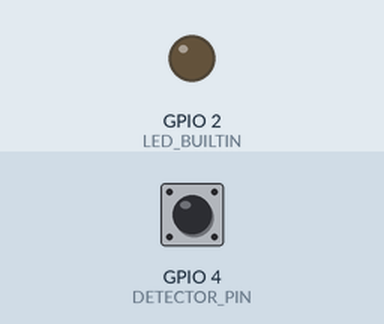
Simulated run of this sketch. Board: ESP8266 (NodeMCU). Shown: output pins drawn as LEDs (lit = HIGH, except the on-board LED, lit = LOW). The test bench sets the inputs (shaded band); at power-on: GPIO 4 (DETECTOR_PIN) HIGH. WiFi joins after 1.5 s; servers stay silent unless stated; EEPROM starts erased; what the sketch prints to the serial monitor is not drawn.

Above: at 0.1 s.
At 2.8 s:
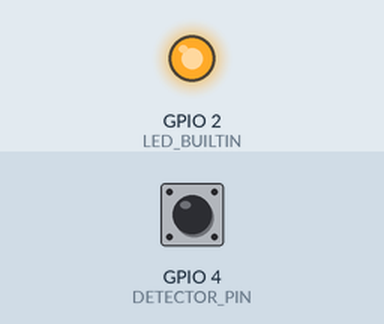
2.9 s: GPIO 4 (DETECTOR_PIN) pulled LOW for 1 s
5.4 s: GPIO 4 (DETECTOR_PIN) pulled LOW for 1 s
Timing chart, 0 to 8.4 s (numbered marks = the images above; inputs shaded):
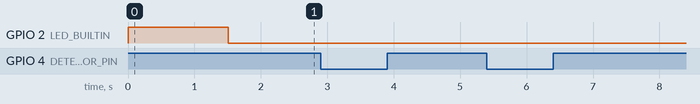

Measured:
- after the input at 2.9 s, every drawn part: stays the same
- after the input at 5.4 s, every drawn part: stays the same

The sketch:

Battery_tester.ino
```cpp
//Water pressure detector with Telegram bot by Rostyslav Gurevych

//---------- Include libraries
#include <GyverTimer.h>
#include <FastBot.h>
#include <EEPROM.h>
#include <ESP8266WiFi.h>

//---------- Define pins and constants
#define DETECTOR_PIN 4                     //Button pin

//---------- Define variables
const char* ssid = "Gurevych_2";
const char* password = "3Gurevych+1Mirkina";
#define BOTtoken "6641153087:AAFsYV_gKFVhHXjdYT7m_JBobXI89GCJAnQ"
#define MASTER_CHAT_ID "1289811885"
#define CHAT_ID "1289811885"
// #define CHAT_ID "-1001813650904"
#define INIT_ADDR 500                    // Number of EEPROM initial cell
#define INIT_KEY 25                      // First launch key

FastBot bot(BOTtoken);

GTimer checkTimer(MS, 1000);

bool waterPresent;
bool currentState;
bool WiFiReady;
bool broadcastFlag = true;
uint32_t savedUnixTime, currentUnixTime, unixTimeDelta;


void setup(){
  Serial.begin(9600);

//Pin modes
  pinMode(DETECTOR_PIN, INPUT_PULLUP);
  pinMode(LED_BUILTIN, OUTPUT);

// Start EEPROM
  EEPROM.begin(512);

  if (EEPROM.read(INIT_ADDR) != INIT_KEY){
    EEPROM.write(INIT_ADDR, INIT_KEY);
    EEPROM.put(0, broadcastFlag);
    EEPROM.put(40, 0);
    EEPROM.commit();
  }

  EEPROM.get(0, broadcastFlag);
  EEPROM.get(40, savedUnixTime);

// Connect to WiFi
  Serial.print("Connecting to Wifi: ");
  Serial.println(ssid);

  WiFi.mode(WIFI_STA);
  WiFi.begin(ssid, password);
  while (WiFi.status() != WL_CONNECTED) {
    digitalWrite(LED_BUILTIN, HIGH);
    Serial.print(".");
    delay(500);
  }
  digitalWrite(LED_BUILTIN, LOW);
  WiFi.setAutoReconnect(true);
  WiFi.persistent(true);

  Serial.println("WiFi connected");
  Serial.print("IP address: ");
  Serial.println(WiFi.localIP());

// Визначення поточного стану наявності води і збереження флагів
  waterPresent = digitalRead(DETECTOR_PIN);
  currentState = digitalRead(DETECTOR_PIN);

// Підключення обробника повідомлень до бота, відправлення стартового повідомлення
  bot.attach(newMsg);
  sendStartupMessage();

// Визначення поточного часу, збереження його та виведення в консоль
  if(savedUnixTime == 0){
    savedUnixTime = bot.getUnix();
    EEPROM.put(40, savedUnixTime);
    EEPROM.commit();
  }

  currentUnixTime = bot.getUnix();

  FB_Time savedTime(savedUnixTime);
  FB_Time currentTime(currentUnixTime);

  Serial.print("Останній збережений час: ");
  Serial.print(savedTime.timeString());
  Serial.print(' ');
  Serial.println(savedTime.dateString());

  Serial.print("Поточний час: ");
  Serial.print(currentTime.timeString());
  Serial.print(' ');
  Serial.println(currentTime.dateString());
}


// Стартове повідомлення, що генерується і відправляється в чат його власнику
void sendStartupMessage(){
  String startUpMessage = F("\U000026A0 Я втрачав живлення, але зараз знову готовий до роботи! \n");
  startUpMessage += F("WiFi підключено, IP адреса: ");
  startUpMessage += WiFi.localIP().toString();
  if(broadcastFlag){
      startUpMessage += F("\nБот надсилає повідомлення в канал");
    }
    else{
      startUpMessage += F("\nБот не надсилає повідомлення в канал");
    }
  startUpMessage += F("\nПоточний стан: ");
  startUpMessage += defineCurrentWaterState();
  bot.sendMessage(startUpMessage, MASTER_CHAT_ID);
}


void loop() {
  checkWaterState();
  bot.tick();
}


void checkWiFi(){
  if (WiFi.status() == WL_CONNECTED){
    digitalWrite(LED_BUILTIN, LOW);
    WiFiReady = true;
  }
  else {
    digitalWrite(LED_BUILTIN, HIGH);
    WiFiReady = false;
  }
}


// Вивід поточного статуту води в консоль
void printWaterState(){
  Serial.print("Поточний стан: ");
  Serial.println(defineCurrentWaterState());
}


// Визначення поточного статуса води і повернення строки з відповідним текстом.
String defineCurrentWaterState(){
  if(currentState){
    return F("\U0001F50B Батарейка працює!");
  }
  else{
    return F("\U0001FAAB Батарейка здохла!");
  }
}


// Відправка поточного статусу води в телеграм
void sendCurrentWaterState(String ChatId){
  String botMessage = defineCurrentWaterState();
  unixTimeDelta = currentUnixTime - savedUnixTime;
  if(currentState){
    botMessage += F("\n\U000023F1 Новий тест розпочато!");
  }
  else{
    botMessage += F("\n\U000023F1 Життя батарейки тривало ");
    botMessage += prepareTimeDeltaString(unixTimeDelta);
  }

  Serial.println(botMessage);

  if(broadcastFlag && WiFiReady){
    bot.sendMessage(botMessage, ChatId);
  }
}


// Перевірка наявності тиску води
void checkWaterState(){
  if(checkTimer.isReady()){
    checkWiFi();
    waterPresent = digitalRead(DETECTOR_PIN);
    if(waterPresent != currentState){
      currentState = waterPresent;
      currentUnixTime = bot.getUnix();
      sendCurrentWaterState(CHAT_ID);

      savedUnixTime = currentUnixTime;
      EEPROM.put(40, currentUnixTime);
      EEPROM.commit();
    }
  }
}


// Перетворює змінну у форматі unixtime у текстову розшифровку у форматі Х днів, Х годин, Х хвилин, Х секунд
String prepareTimeDeltaString(uint32_t timeDelta){
  String timeDeltaString = "";

  uint8_t deltaSecond = unixTimeDelta % 60ul;
  unixTimeDelta /= 60ul;
  uint8_t deltaMinute = unixTimeDelta % 60ul;
  unixTimeDelta /= 60ul;
  uint8_t deltaHour = unixTimeDelta % 24ul;
  uint16_t deltaDay = unixTimeDelta /= 24ul;

  if(deltaDay > 0){
    timeDeltaString += String(deltaDay);
    if(deltaDay >= 5 && deltaDay <= 20){
      timeDeltaString += " днів ";
    }
    else if(deltaDay % 10 == 1){
      timeDeltaString += " день ";
    }
    else if(deltaDay % 10 == 2 || deltaDay % 10 == 3 || deltaDay % 10 == 4){
      timeDeltaString += " дні ";
    }
    else{
      timeDeltaString += " днів ";
    }
  }

  if(deltaHour > 0){
    timeDeltaString += String(deltaHour);
    timeDeltaString += " годин";
    if(deltaHour >= 5 && deltaHour <= 20){
      timeDeltaString += "";
    }
    else if(deltaHour % 10 == 1){
      timeDeltaString += "у";
    }
    else if(deltaHour % 10 == 2 || deltaHour % 10 == 3 || deltaHour % 10 == 4){
      timeDeltaString += "и";
    }
    timeDeltaString += " ";
  }

  if(deltaMinute > 0){
    timeDeltaString += String(deltaMinute);
    timeDeltaString += " хвилин";
    if(deltaMinute >= 5 && deltaMinute <= 20){
      timeDeltaString += "";
    }
    else if(deltaMinute % 10 == 1){
      timeDeltaString += "у";
    }
    else if(deltaMinute % 10 == 2 || deltaMinute % 10 == 3 || deltaMinute % 10 == 4){
      timeDeltaString += "и";
    }
    timeDeltaString += " ";
  }

  if(deltaSecond > 0){
    timeDeltaString += String(deltaSecond);
    timeDeltaString += " секунд";
    if(deltaSecond >= 5 && deltaSecond <= 20){
      timeDeltaString += "";
    }
    else if(deltaSecond % 10 == 1){
      timeDeltaString += "у";
    }
    else if(deltaSecond % 10 == 2 || deltaSecond % 10 == 3 || deltaSecond % 10 == 4){
      timeDeltaString += "и";
    }
  }

  return(timeDeltaString);
}


// Обробка повідомлень, що надсилають боту
void newMsg(FB_msg& msg) {
  Serial.println(msg.toString());

  if(msg.chatID != MASTER_CHAT_ID){
    bot.sendMessage("Вибачте, " + msg.username + ", але ви не можете керувати цим ботом!", msg.chatID);
    return;
  }

  if(msg.text == "/start") {
    String welcome = "Привіт, " + msg.username + "!\n";
    welcome += F("Цей бот повідомлятиме про наявність води в ОСББ 'Парковий' \n");
    welcome += F("Нагадую команди, які ви можете відправляти боту: \n");
    welcome += F("/start: вивід цього повідомлення \n");
    welcome += F("/status: дізнатись поточну наявність води \n");
    welcome += F("/IPaddress: дізнатись поточну IP-адресу, до якої підключено пристрій \n");
    welcome += F("/broadcast: відсилати повідомлення в загальний канал \n");
    welcome += F("/no_broadcast: не відсилати повідомлення в загальний канал \n");
    welcome += F("/reset_timer: скинути таймер тривалості і почати новий відлік \n");
    welcome += F("Також можна відправити .bin файл з оновленням прошивки \n");
    bot.sendMessage(welcome, MASTER_CHAT_ID);
    return;
  }

  if(msg.text == "/status") {
    currentUnixTime = bot.getUnix();
    unixTimeDelta = currentUnixTime - savedUnixTime;
    String statusMessage = defineCurrentWaterState();
    statusMessage += F("\n\U000023F1 Це триває вже ");
    statusMessage += prepareTimeDeltaString(unixTimeDelta);
    bot.sendMessage(statusMessage, MASTER_CHAT_ID);
    return;
  }

  if(msg.text == "/IPaddress") {
    bot.sendMessage(WiFi.localIP().toString(), MASTER_CHAT_ID);
    return;
  }

  if(msg.text == "/broadcast") {
    broadcastFlag = true;
    EEPROM.put(0, broadcastFlag);
    EEPROM.commit();
    bot.sendMessage("Бот БУДЕ надсилати повідомлення в канал", MASTER_CHAT_ID);
    return;
  }

  if(msg.text == "/no_broadcast") {
    broadcastFlag = false;
    EEPROM.put(0, broadcastFlag);
    EEPROM.commit();
    bot.sendMessage("Бот НЕ БУДЕ надсилати повідомлення в канал", MASTER_CHAT_ID);
    return;
  }

  if(msg.text == "/reset_timer") {
    savedUnixTime = bot.getUnix();
    EEPROM.put(40, savedUnixTime);
    EEPROM.commit();
    bot.sendMessage("Таймер розрахунку поточного періоду наявності/вісутності води скинуто, облік часу почався з 0", MASTER_CHAT_ID);
    return;
  }

  if (msg.OTA){
    bot.update();
  }
}
```
